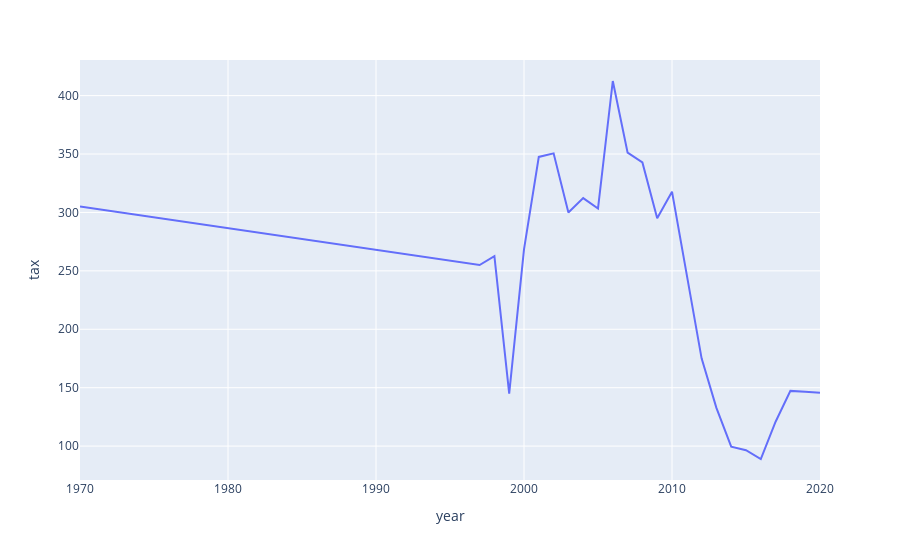

The notebook cell saved with this chart:
### Code cell
px.line(df3, x = "year", y = "tax")

### Figure 1 — Plotly figure (JSON) as saved in the notebook; plotly's stock layout.template omitted (floating-point values rounded to 4 significant figures)
{"data": [{"hovertemplate": "year=%{x}<br>tax=%{y}<extra></extra>", "legendgroup": "", "line": {"color": "#636efa", "dash": "solid"}, "marker": {"symbol": "circle"}, "mode": "lines", "name": "", "orientation": "v", "showlegend": false, "type": "scatter", "x": [1970, 1997, 1998, 1999, 2000, 2001, 2002, 2003, 2004, 2005, 2006, 2007, 2008, 2009, 2010, 2011, 2012, 2013, 2014, 2015, 2016, 2017, 2018, 2019, 2020], "xaxis": "x", "y": [305, 255, 262.5, 145, 268.3, 347.5, 350.6, 300, 312.3, 303.3, 412.5, 351.1, 342.8, 295, 317.8, 246.3, 175.1, 132.7, 99.51, 96.49, 88.96, 120.8, 147.3, 146.5, 145.7], "yaxis": "y"}], "layout": {"legend": {"tracegroupgap": 0}, "margin": {"t": 60}, "xaxis": {"anchor": "y", "domain": [0, 1], "title": {"text": "year"}}, "yaxis": {"anchor": "x", "domain": [0, 1], "title": {"text": "tax"}}}}
